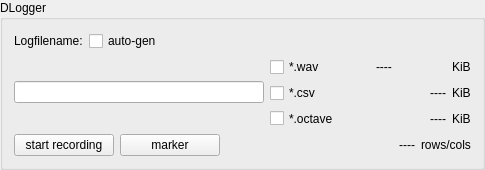
<?xml version="1.0" encoding="UTF-8"?>
<ui version="4.0">
 <class>GroupBox_DLogger</class>
 <widget class="QGroupBox" name="GroupBox_DLogger">
  <property name="geometry">
   <rect>
    <x>0</x>
    <y>0</y>
    <width>485</width>
    <height>170</height>
   </rect>
  </property>
  <property name="minimumSize">
   <size>
    <width>485</width>
    <height>170</height>
   </size>
  </property>
  <property name="windowTitle">
   <string>GroupBox</string>
  </property>
  <property name="title">
   <string>DLogger</string>
  </property>
  <layout class="QHBoxLayout" name="horizontalLayout">
   <item>
    <layout class="QVBoxLayout" name="verticalLayout_3">
     <item>
      <layout class="QHBoxLayout" name="horizontalLayout_2">
       <item>
        <widget class="QLabel" name="label">
         <property name="text">
          <string>Logfilename:</string>
         </property>
        </widget>
       </item>
       <item>
        <widget class="QCheckBox" name="checkBox_autochooseFilename">
         <property name="text">
          <string>auto-gen</string>
         </property>
        </widget>
       </item>
       <item>
        <spacer name="horizontalSpacer_2">
         <property name="orientation">
          <enum>Qt::Horizontal</enum>
         </property>
         <property name="sizeHint" stdset="0">
          <size>
           <width>40</width>
           <height>20</height>
          </size>
         </property>
        </spacer>
       </item>
      </layout>
     </item>
     <item>
      <layout class="QHBoxLayout" name="horizontalLayout_6">
       <item>
        <widget class="QLineEdit" name="lineEdit_fileName">
         <property name="minimumSize">
          <size>
           <width>250</width>
           <height>0</height>
          </size>
         </property>
        </widget>
       </item>
       <item>
        <layout class="QVBoxLayout" name="verticalLayout_2">
         <item>
          <layout class="QHBoxLayout" name="horizontalLayout_7">
           <item>
            <widget class="QCheckBox" name="cBx_wavVault">
             <property name="text">
              <string>*.wav</string>
             </property>
            </widget>
           </item>
           <item>
            <spacer name="horizontalSpacer">
             <property name="orientation">
              <enum>Qt::Horizontal</enum>
             </property>
             <property name="sizeHint" stdset="0">
              <size>
               <width>40</width>
               <height>20</height>
              </size>
             </property>
            </spacer>
           </item>
           <item>
            <widget class="QLabel" name="label_size_wavVault">
             <property name="minimumSize">
              <size>
               <width>70</width>
               <height>0</height>
              </size>
             </property>
             <property name="layoutDirection">
              <enum>Qt::RightToLeft</enum>
             </property>
             <property name="text">
              <string>----</string>
             </property>
            </widget>
           </item>
           <item>
            <widget class="QLabel" name="label_3">
             <property name="text">
              <string>KiB</string>
             </property>
            </widget>
           </item>
          </layout>
         </item>
         <item>
          <layout class="QHBoxLayout" name="horizontalLayout_3">
           <item>
            <widget class="QCheckBox" name="cBx_csvVault">
             <property name="text">
              <string>*.csv</string>
             </property>
             <property name="checked">
              <bool>false</bool>
             </property>
            </widget>
           </item>
           <item>
            <spacer name="horizontalSpacer_3">
             <property name="orientation">
              <enum>Qt::Horizontal</enum>
             </property>
             <property name="sizeType">
              <enum>QSizePolicy::MinimumExpanding</enum>
             </property>
             <property name="sizeHint" stdset="0">
              <size>
               <width>0</width>
               <height>0</height>
              </size>
             </property>
            </spacer>
           </item>
           <item>
            <widget class="QLabel" name="label_size_csvVault">
             <property name="sizePolicy">
              <sizepolicy hsizetype="Fixed" vsizetype="Preferred">
               <horstretch>0</horstretch>
               <verstretch>0</verstretch>
              </sizepolicy>
             </property>
             <property name="minimumSize">
              <size>
               <width>70</width>
               <height>0</height>
              </size>
             </property>
             <property name="maximumSize">
              <size>
               <width>50</width>
               <height>16777215</height>
              </size>
             </property>
             <property name="baseSize">
              <size>
               <width>0</width>
               <height>0</height>
              </size>
             </property>
             <property name="text">
              <string>----</string>
             </property>
             <property name="alignment">
              <set>Qt::AlignRight|Qt::AlignTrailing|Qt::AlignVCenter</set>
             </property>
            </widget>
           </item>
           <item>
            <widget class="QLabel" name="label_4">
             <property name="text">
              <string>KiB</string>
             </property>
            </widget>
           </item>
          </layout>
         </item>
         <item>
          <layout class="QHBoxLayout" name="horizontalLayout_4">
           <item>
            <widget class="QCheckBox" name="cBx_octaveVault">
             <property name="text">
              <string>*.octave</string>
             </property>
             <property name="checked">
              <bool>false</bool>
             </property>
            </widget>
           </item>
           <item>
            <spacer name="horizontalSpacer_4">
             <property name="orientation">
              <enum>Qt::Horizontal</enum>
             </property>
             <property name="sizeType">
              <enum>QSizePolicy::MinimumExpanding</enum>
             </property>
             <property name="sizeHint" stdset="0">
              <size>
               <width>0</width>
               <height>0</height>
              </size>
             </property>
            </spacer>
           </item>
           <item>
            <widget class="QLabel" name="label_size_octaveVault">
             <property name="sizePolicy">
              <sizepolicy hsizetype="Fixed" vsizetype="Preferred">
               <horstretch>0</horstretch>
               <verstretch>0</verstretch>
              </sizepolicy>
             </property>
             <property name="minimumSize">
              <size>
               <width>70</width>
               <height>0</height>
              </size>
             </property>
             <property name="maximumSize">
              <size>
               <width>50</width>
               <height>16777215</height>
              </size>
             </property>
             <property name="baseSize">
              <size>
               <width>0</width>
               <height>0</height>
              </size>
             </property>
             <property name="text">
              <string>----</string>
             </property>
             <property name="alignment">
              <set>Qt::AlignRight|Qt::AlignTrailing|Qt::AlignVCenter</set>
             </property>
            </widget>
           </item>
           <item>
            <widget class="QLabel" name="label_5">
             <property name="text">
              <string>KiB</string>
             </property>
            </widget>
           </item>
          </layout>
         </item>
        </layout>
       </item>
      </layout>
     </item>
     <item>
      <layout class="QHBoxLayout" name="horizontalLayout_8">
       <item>
        <widget class="QPushButton" name="pB_startStop_recording">
         <property name="sizePolicy">
          <sizepolicy hsizetype="Minimum" vsizetype="Fixed">
           <horstretch>0</horstretch>
           <verstretch>0</verstretch>
          </sizepolicy>
         </property>
         <property name="minimumSize">
          <size>
           <width>100</width>
           <height>0</height>
          </size>
         </property>
         <property name="text">
          <string>start recording</string>
         </property>
        </widget>
       </item>
       <item>
        <widget class="QPushButton" name="pB_set_marker">
         <property name="minimumSize">
          <size>
           <width>100</width>
           <height>0</height>
          </size>
         </property>
         <property name="text">
          <string>marker</string>
         </property>
        </widget>
       </item>
       <item>
        <spacer name="horizontalSpacer_5">
         <property name="orientation">
          <enum>Qt::Horizontal</enum>
         </property>
         <property name="sizeHint" stdset="0">
          <size>
           <width>40</width>
           <height>20</height>
          </size>
         </property>
        </spacer>
       </item>
       <item>
        <widget class="QLabel" name="label_recorded_dimension">
         <property name="sizePolicy">
          <sizepolicy hsizetype="Fixed" vsizetype="Preferred">
           <horstretch>0</horstretch>
           <verstretch>0</verstretch>
          </sizepolicy>
         </property>
         <property name="minimumSize">
          <size>
           <width>100</width>
           <height>0</height>
          </size>
         </property>
         <property name="maximumSize">
          <size>
           <width>50</width>
           <height>16777215</height>
          </size>
         </property>
         <property name="baseSize">
          <size>
           <width>0</width>
           <height>0</height>
          </size>
         </property>
         <property name="text">
          <string>----</string>
         </property>
         <property name="alignment">
          <set>Qt::AlignRight|Qt::AlignTrailing|Qt::AlignVCenter</set>
         </property>
        </widget>
       </item>
       <item>
        <widget class="QLabel" name="label_6">
         <property name="text">
          <string>rows/cols</string>
         </property>
        </widget>
       </item>
      </layout>
     </item>
    </layout>
   </item>
  </layout>
 </widget>
 <resources/>
 <connections/>
</ui>
